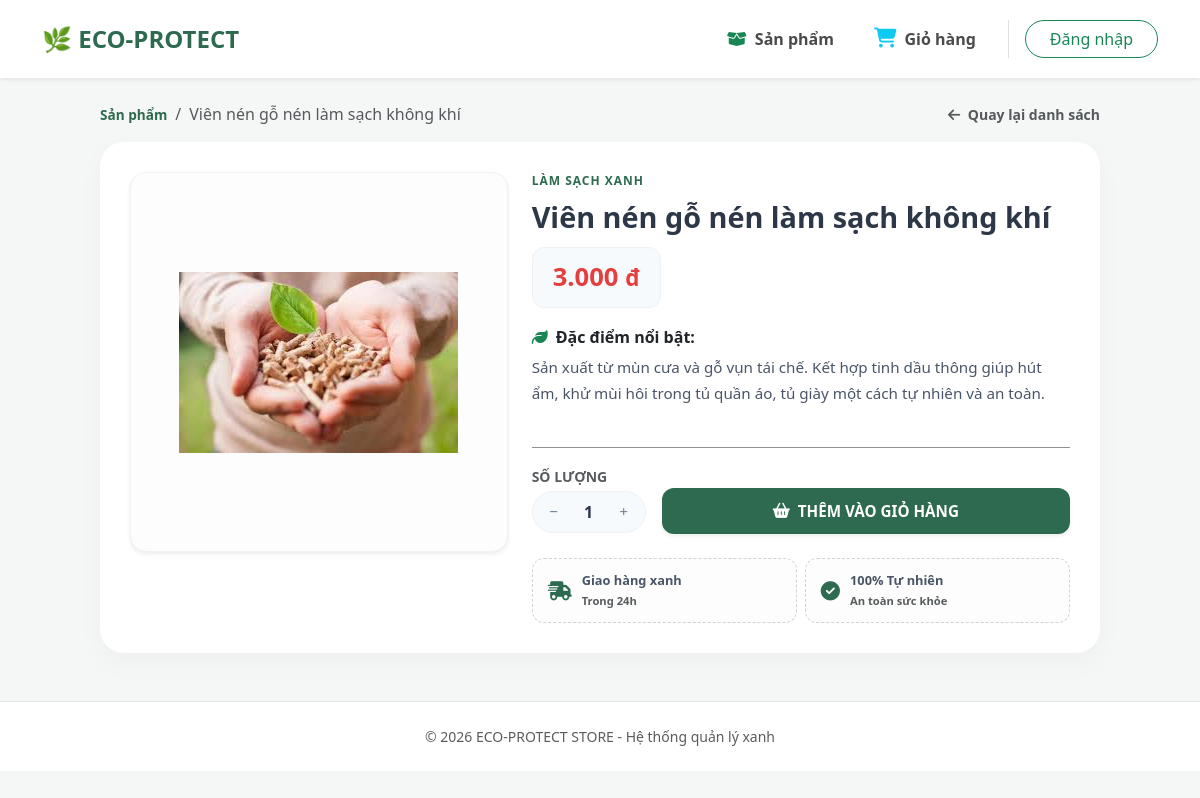
Screenshot of /Product/show/4 with the database file from the repository.
### tables this page shows
CREATE TABLE IF NOT EXISTS `product` (
  `id` int NOT NULL AUTO_INCREMENT,
  `name` varchar(100) NOT NULL,
  `description` text,
  `price` decimal(10,2) NOT NULL,
  `image` varchar(255) DEFAULT NULL,
  `category_id` int DEFAULT NULL,
  `created_at` timestamp NULL DEFAULT CURRENT_TIMESTAMP,
  PRIMARY KEY (`id`),
  KEY `category_id` (`category_id`),
  CONSTRAINT `product_ibfk_1` FOREIGN KEY (`category_id`) REFERENCES `category` (`id`) ON DELETE CASCADE
);

CREATE TABLE IF NOT EXISTS `category` (
  `id` int NOT NULL AUTO_INCREMENT,
  `name` varchar(100) NOT NULL,
  `description` text,
  PRIMARY KEY (`id`)
);

### index.php (called while the page is built, shortened)
<?php
require_once 'app/models/ProductModel.php';
$url = $_GET['url'] ?? '';
$url = rtrim($url, '/');
$url = filter_var($url, FILTER_SANITIZE_URL);
$url = explode('/', $url);
$action = isset($url[1]) && $url[1] != '' ? $url[1] : 'index';
$controller = new $controllerName();
call_user_func_array([$controller, $action], array_slice($url, 2));
?>

### app/config/database.php (called while the page is built, shortened)
<?php
class Database {
    private $host = "localhost";
    private $db_name = "eco_protect_store";
    private $username = "root";
    private $password = "";
    public function getConnection() {
        $this->conn = null;
        try {
            $this->conn = new PDO("mysql:host=" . $this->host . ";dbname=" . $this->db_name, $this->username, $this->password);
            $this->conn->exec("set names utf8");
        } catch(PDOException $exception) {
            echo "Lỗi kết nối: " . $exception->getMessage();
        }
        return $this->conn;
    }
}

### app/models/ProductModel.php (called while the page is built, shortened)
<?php
class ProductModel
{
    private $conn;
    private $table_name = "product";
    public function __construct($db)
    {
        $this->conn = $db;
    }
    public function getProductById($id)
    {
        $query = "SELECT p.*, c.name as category_name FROM " . $this->table_name . " p LEFT JOIN category c ON p.category_id = c.id WHERE p.id = :id";
        $stmt = $this->conn->prepare($query);
        $stmt->bindParam(':id', $id);
        $stmt->execute();
        $result = $stmt->fetch(PDO::FETCH_OBJ);
        return $result;
    }
}
?>

### app/views/product/show.php (the view, shortened to what this page needs)
<?php
include 'app/shares/header.php';
?>
<div class="container mt-4">
    <div class="max-width-container d-flex justify-content-between align-items-center mb-3" style="max-width: 1000px; margin: 0 auto;">
        <nav aria-label="breadcrumb">
            <ol class="breadcrumb mb-0">
                <li class="breadcrumb-item"><a href="/Product/list">Sản phẩm</a></li>
                <li class="breadcrumb-item active" aria-current="page"><?php echo htmlspecialchars($product->name); ?></li>
            </ol>
        </nav>
        <a href="/Product/list" class="text-decoration-none text-muted small fw-bold">
            <i class="fas fa-arrow-left me-1"></i> Quay lại danh sách
        </a>
    </div>
    <div class="product-detail-container">
        <div class="row g-4">
            <div class="col-md-5">
                <div class="image-wrapper shadow-sm">
                    <?php if (!empty($product->image)): ?>
                        <img src="/<?php echo $product->image; ?>" class="product-img" alt="<?php echo htmlspecialchars($product->name); ?>">
                    <?php endif; ?>
                </div>
            </div>
            <div class="col-md-7 d-flex flex-column justify-content-between">
                <div>
                    <span class="category-label"><?php echo htmlspecialchars($product->category_name ?? 'Eco Store'); ?></span>
                    <h1 class="product-title"><?php echo htmlspecialchars($product->name); ?></h1>
                    <div class="price-box">
                        <p class="price-value"><?php echo number_format($product->price, 0, ',', '.'); ?> <small>đ</small></p>
                    </div>
                    <div class="mb-4">
                        <h6 class="fw-bold text-dark mb-2"><i class="fas fa-leaf me-2 text-success"></i>Đặc điểm nổi bật:</h6>
                        <p class="description-text mb-0">
                            <?php echo nl2br(htmlspecialchars($product->description ?? '')); ?>
                        </p>
                    </div>
                </div>
                <div>
                    <hr class="my-3 opacity-50">
                    <form action="/Product/addToCart/<?php echo $product->id; ?>" method="POST" class="d-flex align-items-center gap-3 mb-4">
                        <div>
                            <span class="small fw-bold d-block mb-1 text-muted">SỐ LƯỢNG</span>
                            <div class="qty-input-container">
                                <button type="button" class="qty-btn" onclick="let input = this.nextElementSibling; if(input.value > 1) input.value--;"><i class="fas fa-minus" style="font-size: 9px;"></i></button>
                                <input type="number" name="quantity" value="1" min="1" class="qty-input-field qty-input">
                                <button type="button" class="qty-btn" onclick="this.previousElementSibling.value++;"><i class="fas fa-plus" style="font-size: 9px;"></i></button>
                            </div>
                        </div>
                        <div class="flex-grow-1 pt-4">
                            <button type="submit" class="btn-buy w-100 shadow-sm d-flex align-items-center justify-content-center gap-2">
                                <i class="fas fa-shopping-basket"></i> THÊM VÀO GIỎ HÀNG
                            </button>
                        </div>
                    </form>
                    <div class="row g-2">
                        <div class="col-6">
                            <div class="trust-badge">
                                <i class="fas fa-shipping-fast"></i>
                                <span>Giao hàng xanh<br><small class="text-muted">Trong 24h</small></span>
                            </div>
                        </div>
                        <div class="col-6">
                            <div class="trust-badge">
                                <i class="fas fa-check-circle"></i>
                                <span>100% Tự nhiên<br><small class="text-muted">An toàn sức khỏe</small></span>
                            </div>
                        </div>
                    </div>
                </div>
            </div>
        </div>
    </div>
</div>
<?php include 'app/shares/footer.php'; ?>

### app/shares/header.php (style rules this page uses)
body { background-color: #f8f9fa; }

### app/views/product/show.php (style rules this page uses)
:root { --eco-green: #2d6a4f; --eco-dark: #1b4332; --eco-light: #d8f3dc; --soft-bg: #f4f7f5; }
body { background-color: var(--soft-bg); }
.breadcrumb-item a { color: var(--eco-green); text-decoration: none; font-size: 0.85rem; font-weight: 600; }
.product-detail-container { background: white; border-radius: 24px; box-shadow: 0 10px 30px rgba(0,0,0,0.03); overflow: hidden; padding: 30px; margin-bottom: 40px; max-width: 1000px; margin-left: auto; margin-right: auto; }
.image-wrapper { position: relative; border-radius: 16px; overflow: hidden; background: #fdfdfd; border: 1px solid #f1f1f1; height: 380px; display: flex; align-items: center; justify-content: center; }
.product-img { max-width: 100%; max-height: 100%; object-fit: contain; padding: 10px; }
.category-label { text-transform: uppercase; letter-spacing: 1px; font-weight: 700; font-size: 0.75rem; color: var(--eco-green); margin-bottom: 8px; display: block; }
.product-title { font-size: 1.8rem; font-weight: 800; color: #2d3748; margin-bottom: 12px; line-height: 1.3; }
.price-box { background: #f7fafc; padding: 10px 20px; border-radius: 12px; display: inline-block; margin-bottom: 20px; border: 1px solid #edf2f7; }
.price-value { font-size: 1.6rem; color: #e53e3e; font-weight: 800; margin: 0; }
.description-text { font-size: 0.95rem; line-height: 1.7; color: #4a5568; }
.qty-input-container { height: 42px; padding: 0 6px; background: #f7fafc; border-radius: 50px; border: 1px solid #edf2f7; display: inline-flex; align-items: center; }
.qty-btn { width: 30px; height: 34px; border: none; background: transparent; color: #718096; display: flex; align-items: center; justify-content: center; transition: color 0.2s; }
.qty-input-field { width: 40px; height: 34px; border: none; background: transparent; text-align: center; font-weight: 700; color: #2d3748; font-size: 1rem; }
.btn-buy { background: var(--eco-green); color: white; border: none; padding: 12px 30px; border-radius: 12px; font-weight: 700; font-size: 0.95rem; transition: all 0.3s; }
.trust-badge { display: flex; align-items: center; gap: 10px; padding: 12px 15px; border-radius: 12px; background: #fcfdfc; border: 1px dashed #ced4da; }
.trust-badge i { color: var(--eco-green); font-size: 1.2rem; }
.trust-badge span { font-size: 0.8rem; font-weight: 600; color: #4a5568; }

### rows the page displays
product: name "Viên nén gỗ nén làm sạch không khí", image (picture), category.name "LÀM SẠCH XANH", price "3.000", description "Sản xuất từ mùn cưa và gỗ vụn tái chế. Kết hợp tinh dầu thông giúp hút ẩm, khử mùi hôi trong tủ quần áo, tủ giày một cách tự nhiên và an toàn."
